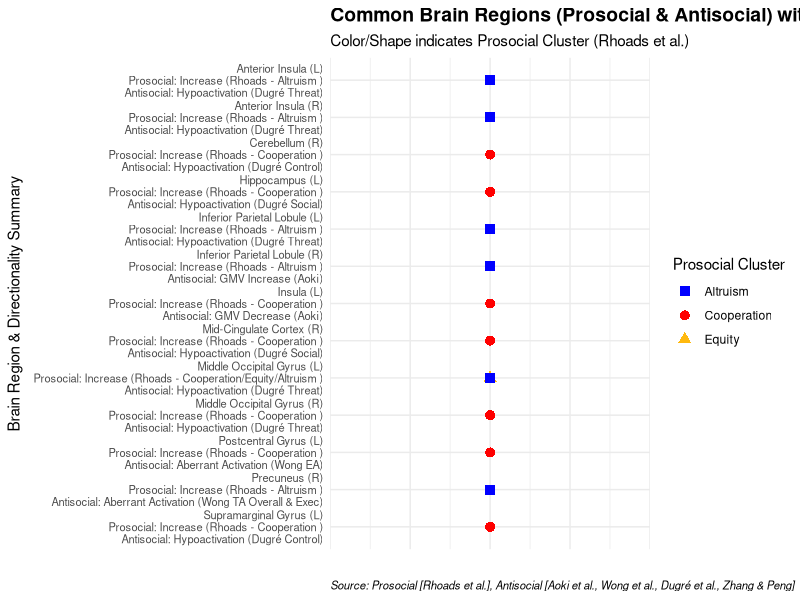
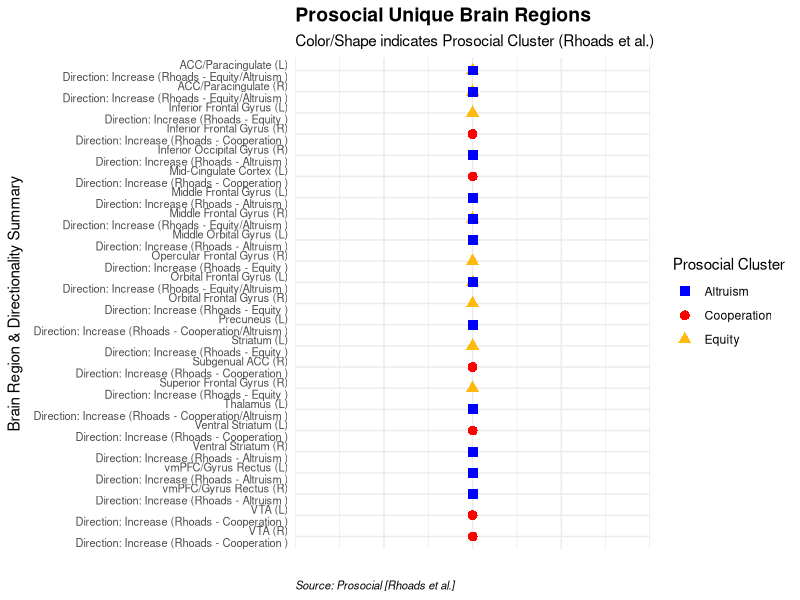
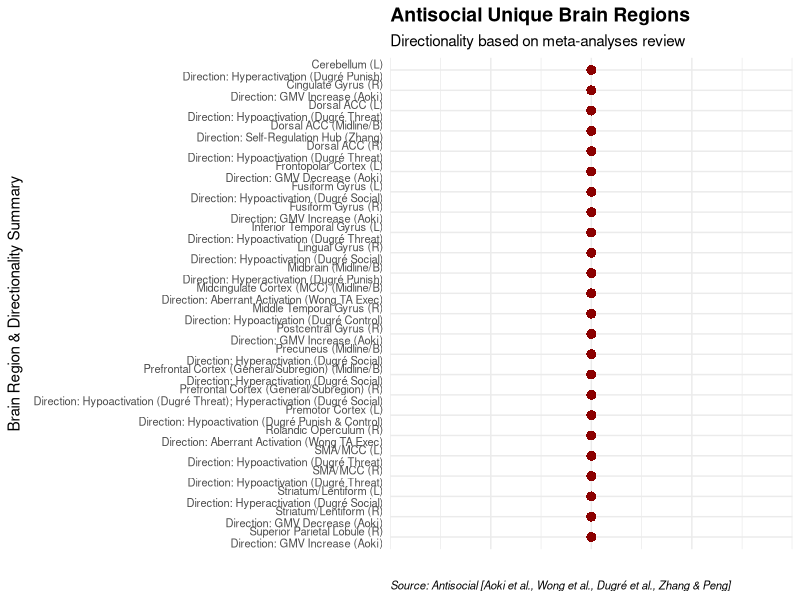

These figures' R source, in order:
# 필요한 라이브러리 로드
library(dplyr)
library(purrr) # list 조작을 위해
library(ggplot2) # 플로팅을 위해
library(tidyr) # unnest 함수 사용

# --- 1. 친사회적 행동 데이터 (Rhoads et al., 2021 기반) ---

# Cooperation Cluster Data (수정 및 재확인된 버전)
cooperation_data <- data.frame(
  Region = c("Inferior Frontal Gyrus", "Ventral Striatum/Caudate/sgACC", "Subgenual ACC", "MCC/Paracingulate", "Insula", "Hippocampus", "VTA", "VTA", "Postcentral Gyrus", "Supramarginal Gyrus/STG", "Thalamus", "Precuneus", "Cerebellum VIII", "Middle Occipital Gyrus", "Middle Occipital Gyrus"),
  Hemisphere = c("R", "L", "R", "B", "L", "L", "L", "R", "L", "L", "L", "L", "R", "L", "B"),
  SDM_Z = c(3.824, 4.682, 3.650, 3.853, 3.497, 3.408, 4.102, 3.814, 3.861, 3.888, 3.931, 3.744, 3.568, 4.292, 3.736),
  Cluster = "Cooperation",
  Source = "Rhoads_Prosocial_Cooperation"
)

# Equity Cluster Data
equity_data <- data.frame(
  Region = c("Inferior Frontal Gyrus", "Middle Frontal Gyrus", "Middle Frontal Gyrus/Sup Orbital", "ACC/Paracingulate (Equity)", "Inferior Frontal Gyrus (Orbital)", "Superior Frontal Gyrus (Medial)", "Inferior Frontal Gyrus (Opercular)", "Striatum", "Middle Occipital Gyrus"),
  Hemisphere = c("L", "R", "R", "B", "L", "R", "R", "L", "L"),
  SDM_Z = c(2.366, 2.093, 2.391, 2.731, 2.302, 1.957, 1.996, 1.994, 2.390),
  Cluster = "Equity",
  Source = "Rhoads_Prosocial_Equity"
)

# Altruism Cluster Data
altruism_data <- data.frame(
  Region = c("Middle Orbital Gyrus", "Middle Frontal Gyrus", "ACC/Paracingulate/pre-SMA", "Gyrus Rectus (vmPFC)", "Middle Frontal Gyrus", "Anterior Insula", "Anterior Insula", "Inferior Frontal Gyrus (Orbital)", "Ventral Striatum", "Thalamus", "Thalamus", "Inferior Parietal", "Inferior Parietal", "Precuneus", "Precuneus", "Middle Occipital Gyrus", "Inferior Occipital Gyrus"),
  Hemisphere = c("L", "R", "B", "B", "L", "L", "R", "L", "R", "L", "L", "L", "R", "L", "R", "L", "R"),
  SDM_Z = c(3.397, 2.827, 3.871, 2.564, 3.761, 3.961, 2.923, 2.982, 3.150, 2.814, 2.803, 3.917, 3.105, 2.830, 2.960, 2.761, 2.594),
  Cluster = "Altruism",
  Source = "Rhoads_Prosocial_Altruism"
)

# 친사회적 데이터 통합
prosocial_regions_df_raw <- rbind(cooperation_data, equity_data, altruism_data)

# 표준화된 뇌 영역 이름 생성 및 클러스터 정보 유지
prosocial_regions_df <- prosocial_regions_df_raw %>%
  mutate(Simple_Region = case_when(
    grepl("Ventral Striatum", Region) ~ "Ventral Striatum", grepl("Striatum", Region) ~ "Striatum",
    grepl("Subgenual ACC", Region) ~ "Subgenual ACC", grepl("ACC/Paracingulate", Region) ~ "ACC/Paracingulate",
    grepl("MCC/Paracingulate", Region) ~ "Mid-Cingulate Cortex", grepl("Insula", Region) & !grepl("Anterior", Region) ~ "Insula",
    grepl("Anterior Insula", Region) ~ "Anterior Insula", grepl("Frontal Gyrus", Region) & grepl("Orbital", Region) ~ "Orbital Frontal Gyrus",
    grepl("Frontal Gyrus", Region) & grepl("Opercular", Region) ~ "Opercular Frontal Gyrus", grepl("Inferior Frontal Gyrus", Region) ~ "Inferior Frontal Gyrus",
    grepl("Middle Frontal Gyrus", Region) ~ "Middle Frontal Gyrus", grepl("Superior Frontal Gyrus", Region) ~ "Superior Frontal Gyrus",
    grepl("Gyrus Rectus", Region) ~ "vmPFC/Gyrus Rectus", grepl("Supramarginal Gyrus", Region) ~ "Supramarginal Gyrus",
    grepl("Inferior Parietal", Region) ~ "Inferior Parietal Lobule", grepl("Postcentral Gyrus", Region) ~ "Postcentral Gyrus",
    grepl("Middle Occipital Gyrus", Region) ~ "Middle Occipital Gyrus", grepl("Inferior Occipital Gyrus", Region) ~ "Inferior Occipital Gyrus",
    grepl("Cerebellum", Region) ~ "Cerebellum", TRUE ~ as.character(Region)
  )) %>%
  mutate(Standardized_Name_Base = paste(Simple_Region, paste0("(", Hemisphere, ")"))) %>%
  rowwise() %>%
  mutate(Standardized_Name_List = list(
    if (Hemisphere == "B") {
      c(paste(Simple_Region, "(L)"), paste(Simple_Region, "(R)"))
    } else {
      paste(Simple_Region, paste0("(", Hemisphere, ")"))
    }
  )) %>%
  ungroup() %>%
  unnest(Standardized_Name_List) %>%
  select(-Standardized_Name_Base) %>%
  rename(Standardized_Name = Standardized_Name_List) %>%
  # 각 표준화된 이름에 대해 클러스터 정보 결합
  group_by(Standardized_Name) %>%
  summarise(
    Prosocial_Clusters = list(unique(Cluster)), # 이 영역이 속한 친사회적 클러스터 목록
    .groups = 'drop'
  )

prosocial_standardized_names <- prosocial_regions_df$Standardized_Name

# --- 2. 반사회적 행동 데이터 (논문 리뷰 기반 + 방향성 매핑용 리스트) ---
# 방향성 매핑을 위한 리스트 (이름은 표준화 이전 이름 사용)
antisocial_direction_map <- list(
  # Aoki et al. (GMV)
  `Right Lentiform Nucleus` = "GMV Decrease (Aoki)", `Left Insula` = "GMV Decrease (Aoki)", `Left Frontopolar Cortex (FPC)` = "GMV Decrease (Aoki)",
  `Right Fusiform Gyrus` = "GMV Increase (Aoki)", `Right Inferior Parietal Lobule` = "GMV Increase (Aoki)", `Right Superior Parietal Lobule` = "GMV Increase (Aoki)",
  `Right Cingulate Gyrus` = "GMV Increase (Aoki)", `Right Postcentral Gyrus` = "GMV Increase (Aoki)",
  # Wong et al. (Aberrant Activation)
  `Right Precuneus` = "Aberrant Activation (Wong TA Overall & Exec)", `Right Rolandic Operculum` = "Aberrant Activation (Wong TA Exec)",
  `Midcingulate Cortex (MCC)` = "Aberrant Activation (Wong TA Exec)", `Precentral Gyrus` = "Aberrant Activation (Wong TA Exec)",
  `Left Postcentral Gyrus` = "Aberrant Activation (Wong EA)",
  # Dugré et al. (Hypo/Hyper Activation)
  `Bilateral dACC` = "Hypoactivation (Dugré Threat)", `Bilateral SMA/MCC` = "Hypoactivation (Dugré Threat)",
  `Bilateral Anterior Insula/IFG triang` = "Hypoactivation (Dugré Threat)", `Bilateral Middle Occipital Gyrus` = "Hypoactivation (Dugré Threat)",
  `Right dlPFC` = "Hypoactivation (Dugré Threat); Hyperactivation (Dugré Social)", `Left Inferior Parietal Gyrus` = "Hypoactivation (Dugré Threat)",
  `Left Inferior Temporal Gyrus` = "Hypoactivation (Dugré Threat)", `Left Cerebellum Lobule IV` = "Hyperactivation (Dugré Punish)",
  `Midbrain Tegmentum` = "Hyperactivation (Dugré Punish)", `Left Premotor Cortex` = "Hypoactivation (Dugré Punish & Control)",
  `Left Putamen` = "Hyperactivation (Dugré Social)", `Precuneus` = "Hyperactivation (Dugré Social)", `Medial PFC` = "Hyperactivation (Dugré Social)",
  `Right Mid-Cingulate Cortex (MCC)` = "Hypoactivation (Dugré Social)", `Right Lingual Gyrus` = "Hypoactivation (Dugré Social)",
  `Left Hippocampus` = "Hypoactivation (Dugré Social)", `Right Inferior Frontal Gyrus (IFG triang)` = "Hypoactivation (Dugré Social)",
  `Left Fusiform Gyrus` = "Hypoactivation (Dugré Social)", `Left Cerebellum Lobule VI/Crus I` = "Hypoactivation (Dugré Control)",
  `Left Anterior Insula` = "Hypoactivation (Dugré Control)", `Right Middle Temporal Gyrus` = "Hypoactivation (Dugré Control)",
  `Right Cerebellum Crus I/Lobule VI` = "Hypoactivation (Dugré Control)", `Right Ventrolateral PFC` = "Hypoactivation (Dugré Control)",
  `Left Supramarginal Gyrus` = "Hypoactivation (Dugré Control)",
  # Zhang & Peng (Self-Regulation Conjunction)
  `Dorsal Anterior Cingulate Cortex (dACC)` = "Self-Regulation Hub (Zhang)", `Bilateral Anterior Insula (AI)` = "Self-Regulation Hub (Zhang)",
  `Right Inferior Parietal Lobule (IPL)` = "Self-Regulation Hub (Zhang)"
)

# 표준화 함수 (이전과 동일)
standardize_antisocial_name <- function(region_string) {
  region_string <- trimws(region_string)
  hemisphere <- case_when( grepl("Bilateral", region_string) ~ "B", grepl("Left", region_string) ~ "L", grepl("Right", region_string) ~ "R", grepl("\\(L\\)", region_string) ~ "L", grepl("\\(R\\)", region_string) ~ "R", grepl("\\(B\\)", region_string) ~ "B", grepl("Midbrain|Medial PFC", region_string) ~ "M", grepl("MCC|Precuneus|dACC", region_string) & !grepl("Left|Right", region_string) ~ "M", TRUE ~ "Unknown" )
  base_region <- region_string
  base_region <- gsub("Bilateral |Left |Right |\\(L\\)|\\(R\\)|\\(B\\)", "", base_region)
  base_region <- gsub("\\(FPC\\)|\\(IPL\\)|\\(AI\\)|\\(BA6\\)|\\(IFG triang\\)|Lobule IV|Lobule VI|Crus I|triang|Operculum|Tegmentum", "", base_region)
  base_region <- trimws(base_region)
  base_region <- case_when( grepl("Lentiform Nucleus|Putamen", base_region) ~ "Striatum/Lentiform", grepl("Insula", base_region) & grepl("Anterior", region_string) ~ "Anterior Insula", grepl("Insula", base_region) ~ "Insula", grepl("ACC|Cingulate", base_region) & grepl("dACC|Dorsal", region_string) ~ "Dorsal ACC", grepl("ACC|Cingulate", base_region) & grepl("MCC|Mid-Cingulate", region_string) ~ "Mid-Cingulate Cortex", grepl("Cingulate Gyrus", base_region) ~ "Cingulate Gyrus", grepl("Frontopolar Cortex", base_region) ~ "Frontopolar Cortex", grepl("Fusiform Gyrus", base_region) ~ "Fusiform Gyrus", grepl("Inferior Parietal", base_region) ~ "Inferior Parietal Lobule", grepl("Superior Parietal", base_region) ~ "Superior Parietal Lobule", grepl("Postcentral Gyrus", base_region) ~ "Postcentral Gyrus", grepl("Precuneus", base_region) ~ "Precuneus", grepl("Rolandic", base_region) ~ "Rolandic Operculum", grepl("Precentral Gyrus|Premotor cortex", base_region) ~ "Precentral/Premotor Cortex", grepl("Middle Occipital Gyrus", base_region) ~ "Middle Occipital Gyrus", grepl("Inferior Temporal Gyrus", base_region) ~ "Inferior Temporal Gyrus", grepl("Middle Temporal Gyrus", base_region) ~ "Middle Temporal Gyrus", grepl("dlPFC|vlPFC|PFC|Frontal Gyrus", base_region) ~ "Prefrontal Cortex (General/Subregion)", grepl("Hippocampus", base_region) ~ "Hippocampus", grepl("Lingual Gyrus", base_region) ~ "Lingual Gyrus", grepl("Supramarginal Gyrus", base_region) ~ "Supramarginal Gyrus", grepl("Cerebellum", base_region) ~ "Cerebellum", grepl("Midbrain", base_region) ~ "Midbrain", TRUE ~ base_region )
  standardized_name <- if (hemisphere == "M") { paste(base_region, "(Midline/B)") } else if (hemisphere != "Unknown" && hemisphere != "B") { paste(base_region, paste0("(", hemisphere, ")")) } else if (hemisphere == "B") { region_string } else { paste(base_region, "(Hemisphere Unknown)") }
  return(standardized_name)
}
# 반사회적 행동 데이터 프레임 생성 (표준화된 이름 및 방향성 포함)
antisocial_regions_df <- map_df(names(antisocial_direction_map), function(raw_name) {
  standardized_list <- standardize_antisocial_name(raw_name)
  direction <- antisocial_direction_map[[raw_name]]
  if (grepl("Bilateral", raw_name)) {
      base_region <- gsub("Bilateral ", "", raw_name); base_region <- trimws(gsub("\\(.*\\)", "", base_region))
      standardized_l <- standardize_antisocial_name(paste("Left", base_region)); standardized_r <- standardize_antisocial_name(paste("Right", base_region))
      if (!grepl("Unknown", standardized_l) && !grepl("Unknown", standardized_r)) { standardized_names_final <- c(standardized_l, standardized_r) }
      else { if(grepl("\\(Midline/B\\)", standardized_list)) { standardized_names_final <- standardized_list } else { standardized_names_final <- paste(standardized_list, "(Bilateral Source)") } }
  } else { standardized_names_final <- standardized_list }
  tibble( Raw_Name = raw_name, Standardized_Name = standardized_names_final, Direction_Summary = direction,
    Source_Paper = case_when( grepl("Aoki", direction) ~ "Aoki et al.", grepl("Wong", direction) ~ "Wong et al.", grepl("Dugré", direction) ~ "Dugré et al.", grepl("Zhang", direction) ~ "Zhang & Peng", TRUE ~ "Unknown" ),
    Study_Type = case_when( grepl("GMV", direction) ~ "VBM (GMV)", grepl("Activation|Hub", direction) ~ "fMRI (Activation)", TRUE ~ "Unknown" )
  )
}) %>% distinct(Standardized_Name, .keep_all = TRUE)
antisocial_standardized_names <- unique(antisocial_regions_df$Standardized_Name)
antisocial_standardized_names <- antisocial_standardized_names[!grepl("Unknown|General/Subregion \\(Unknown\\)|Bilateral Source", antisocial_standardized_names)]

# --- 3. 비교 분석 ---
common_regions_names <- intersect(prosocial_standardized_names, antisocial_standardized_names)
unique_prosocial_names <- setdiff(prosocial_standardized_names, antisocial_standardized_names)
unique_antisocial_names <- setdiff(antisocial_standardized_names, prosocial_standardized_names)

# --- 4. 플로팅용 데이터 생성 (클러스터 정보 포함) ---

# 공통 영역: 친사회적 클러스터 정보와 반사회적 방향성 결합
common_df_plot <- prosocial_regions_df %>%
  filter(Standardized_Name %in% common_regions_names) %>%
  left_join(antisocial_regions_df %>% select(Standardized_Name, Antisocial_Direction = Direction_Summary), by = "Standardized_Name") %>%
  mutate(
    Prosocial_Direction = paste("Increase (Rhoads -", sapply(Prosocial_Clusters, paste, collapse = "/"), ")"), # 클러스터 정보 추가
    Category = "Common"
  ) %>%
  select(Standardized_Name, Prosocial_Direction, Antisocial_Direction, Category, Prosocial_Clusters) # Prosocial_Clusters 유지

# 친사회적 고유 영역: 클러스터 정보 포함
prosocial_df_plot <- prosocial_regions_df %>%
  filter(Standardized_Name %in% unique_prosocial_names) %>%
  mutate(
    Direction_Summary = paste("Increase (Rhoads -", sapply(Prosocial_Clusters, paste, collapse = "/"), ")"), # 클러스터 정보 추가
    Category = "Prosocial Unique"
  ) %>%
  select(Standardized_Name, Direction_Summary, Category, Prosocial_Clusters) # Prosocial_Clusters 열 유지

# 반사회적 고유 영역 (이전과 동일)
antisocial_df_plot <- antisocial_regions_df %>%
  filter(Standardized_Name %in% unique_antisocial_names) %>%
  mutate(Category = "Antisocial Unique") %>%
  rename(Direction_Summary = Direction_Summary) %>% # 이름 통일
  select(Standardized_Name, Direction_Summary, Category)


# --- 5. 개별 ggplot 생성 함수 (y 라벨 수정, 클러스터별 시각화) ---

# 공통 영역 플롯 생성 함수 (클러스터별 시각화 추가)
create_common_region_plot <- function(df, plot_title) {
  if (nrow(df) == 0) { return(ggplot() + annotate("text", x=0.5, y=0.5, label="해당 카테고리에\n보고된 뇌 영역 없음") + theme_void() + labs(title = plot_title)) }

  # 각 영역이 속한 클러스터 정보 unnest
  df_unnested <- df %>% unnest(Prosocial_Clusters)

  df_unnested <- df_unnested %>%
    mutate(Label = paste0(Standardized_Name, "\n  Prosocial: ", Prosocial_Direction, "\n  Antisocial: ", Antisocial_Direction))

  df_unnested$x_pos <- 1

  plot <- ggplot(df_unnested, aes(x = x_pos, y = reorder(Label, desc(Standardized_Name)))) +
    geom_point(aes(color = Prosocial_Clusters, shape = Prosocial_Clusters), size = 3) + # 클러스터별 색상/모양
    scale_color_manual(values = c("Cooperation" = "red", "Equity" = "darkgoldenrod1", "Altruism" = "blue", "Common" = "purple")) + # 공통색 추가 (사용 안될 수 있음)
    scale_shape_manual(values = c("Cooperation" = 16, "Equity" = 17, "Altruism" = 15, "Common" = 18)) + # 공통모양 추가 (다이아몬드)
    labs(
      title = plot_title,
      subtitle = "Color/Shape indicates Prosocial Cluster (Rhoads et al.)",
      caption = "Source: Prosocial [Rhoads et al.], Antisocial [Aoki et al., Wong et al., Dugré et al., Zhang & Peng]",
      x = "", y = "Brain Region & Directionality Summary",
      color = "Prosocial Cluster", shape = "Prosocial Cluster"
    ) +
    theme_minimal() +
    theme(
      axis.text.x = element_blank(), axis.ticks.x = element_blank(),
      axis.text.y = element_text(size = 8, lineheight = 0.9),
      plot.title = element_text(size = 14, face = "bold"),
      plot.caption = element_text(hjust = 0, face = "italic", size=8),
      legend.position = "right"
    )
  return(plot)
}

# 친사회적 고유 영역 플롯 생성 함수 (이전과 동일)
create_prosocial_unique_plot <- function(df, plot_title) {
  if (nrow(df) == 0) { return(ggplot() + annotate("text", x=0.5, y=0.5, label="해당 카테고리에\n보고된 뇌 영역 없음") + theme_void() + labs(title = plot_title)) }
  df_unnested <- df %>% unnest(Prosocial_Clusters)
  df_unnested <- df_unnested %>% mutate(Label = paste0(Standardized_Name, "\n  Direction: ", Direction_Summary))
  df_unnested$x_pos <- 1
  plot <- ggplot(df_unnested, aes(x = x_pos, y = reorder(Label, desc(Standardized_Name)))) +
    geom_point(aes(color = Prosocial_Clusters, shape = Prosocial_Clusters), size = 3) +
    scale_color_manual(values = c("Cooperation" = "red", "Equity" = "darkgoldenrod1", "Altruism" = "blue")) +
    scale_shape_manual(values = c("Cooperation" = 16, "Equity" = 17, "Altruism" = 15)) +
    labs( title = plot_title, subtitle = "Color/Shape indicates Prosocial Cluster (Rhoads et al.)", caption = "Source: Prosocial [Rhoads et al.]",
      x = "", y = "Brain Region & Directionality Summary", color = "Prosocial Cluster", shape = "Prosocial Cluster" ) +
    theme_minimal() +
    theme( axis.text.x = element_blank(), axis.ticks.x = element_blank(), axis.text.y = element_text(size = 8, lineheight = 0.9),
      plot.title = element_text(size = 14, face = "bold"), plot.caption = element_text(hjust = 0, face = "italic", size=8), legend.position = "right" )
  return(plot)
}


# 반사회적 고유 영역 플롯 생성 함수 (이전과 동일)
create_antisocial_unique_plot <- function(df, plot_title) {
  if (nrow(df) == 0) { return(ggplot() + annotate("text", x=0.5, y=0.5, label="해당 카테고리에\n보고된 뇌 영역 없음") + theme_void() + labs(title = plot_title)) }
  df <- df %>% mutate(Label = paste0(Standardized_Name, "\n  Direction: ", Direction_Summary))
  df$x_pos <- 1
  plot <- ggplot(df, aes(x = x_pos, y = reorder(Label, desc(Standardized_Name)))) +
    geom_point(color = "darkred", size = 3, shape = 16) +
    labs( title = plot_title, subtitle = "Directionality based on meta-analyses review",
      caption = "Source: Antisocial [Aoki et al., Wong et al., Dugré et al., Zhang & Peng]",
      x = "", y = "Brain Region & Directionality Summary" ) +
    theme_minimal() +
    theme( axis.text.x = element_blank(), axis.ticks.x = element_blank(), axis.text.y = element_text(size = 8, lineheight = 0.9),
      plot.title = element_text(size = 14, face = "bold"), plot.caption = element_text(hjust = 0, face = "italic", size=8) )
  return(plot)
}

# --- 6. 개별 플롯 생성 및 출력 ---

# 공통 영역 플롯 (클러스터별 시각화 적용)
plot_common_detailed <- create_common_region_plot(common_df_plot, "Common Brain Regions (Prosocial & Antisocial) with Directionality")
print(plot_common_detailed)

# 친사회적 고유 영역 플롯 (클러스터별 시각화)
plot_prosocial_unique <- create_prosocial_unique_plot(prosocial_df_plot, "Prosocial Unique Brain Regions")
print(plot_prosocial_unique)

# 반사회적 고유 영역 플롯
plot_antisocial_unique <- create_antisocial_unique_plot(antisocial_df_plot, "Antisocial Unique Brain Regions")
print(plot_antisocial_unique)


# --- 7. 결과 텍스트 출력 (이전과 동일) ---
cat("=======================================================================\n")
cat(" 친사회적 행동과 반사회적 행동 관련 뇌 영역 비교 분석 (클러스터 포함) \n")
cat("=======================================================================\n\n")

cat("--- 공통 뇌 부위 (친사회적 클러스터 정보 포함) ---\n")
if (nrow(common_df_plot) > 0) {
  print(common_df_plot[, c("Standardized_Name", "Prosocial_Direction", "Antisocial_Direction")], row.names = FALSE, right = FALSE, wrap = FALSE) # wrap=FALSE 추가
} else { cat("없음\n") }

cat("\n--- 친사회적 행동 고유 뇌 부위 (클러스터별) ---\n")
if (nrow(prosocial_df_plot) > 0) {
  prosocial_grouped_output <- prosocial_df_plot %>%
    unnest(Prosocial_Clusters) %>%
    arrange(Prosocial_Clusters, Standardized_Name) %>%
    select(Prosocial_Clusters, Standardized_Name, Direction_Summary)
  print(prosocial_grouped_output, row.names = FALSE, right = FALSE)
} else { cat("없음\n") }

cat("\n--- 반사회적 행동 고유 뇌 부위 ---\n")
if (nrow(antisocial_df_plot) > 0) {
   print(antisocial_df_plot[, c("Standardized_Name", "Direction_Summary")], row.names = FALSE, right = FALSE)
} else { cat("없음\n") }

